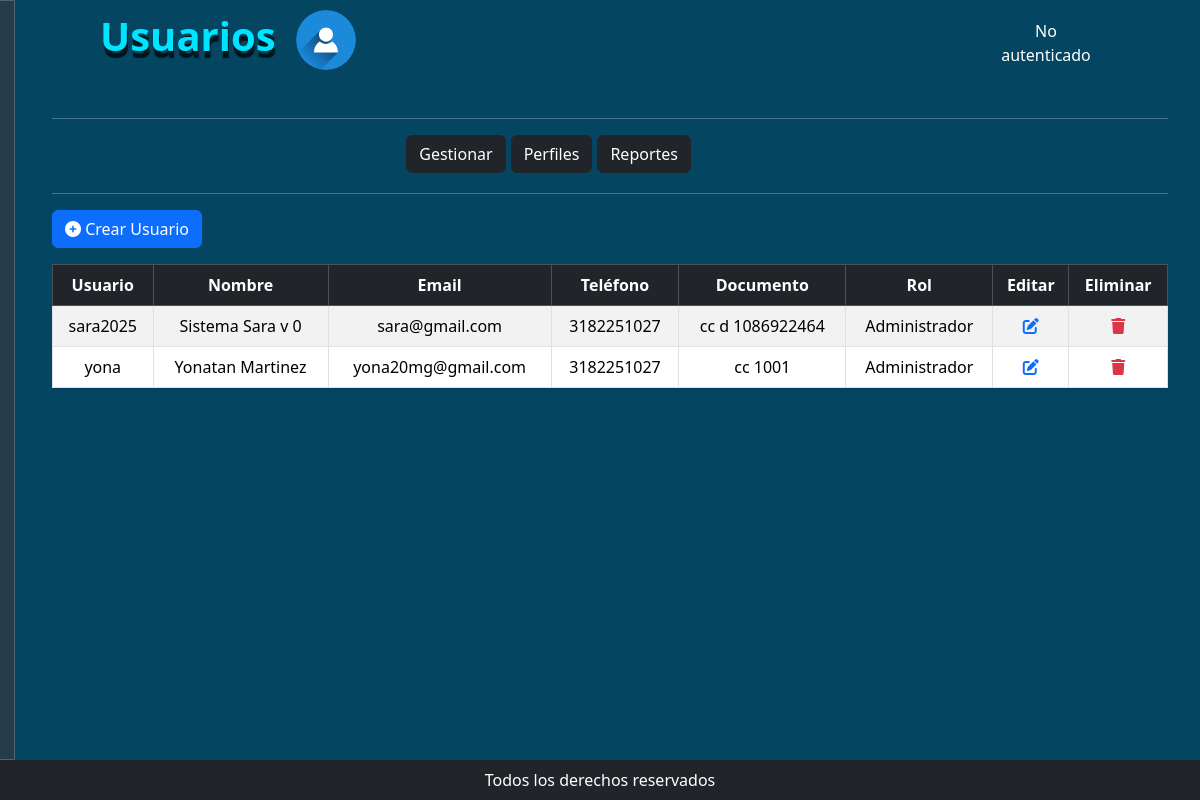
/usuarios/crear/, run on the app's committed database.
### usuarios/models.py (models this page shows, shortened)
class UsuarioPersonalizado(AbstractUser):
    ROLES = [
        ('Administrador', 'Administrador'),
        ('Secretaria', 'Secretaria'),
        ('Invitado', 'Invitado'),
        ('Visitante', 'Visitante'),
    ]
    telefono = models.CharField(max_length=20, blank=True, null=True)
    tipo_documento = models.CharField(max_length=15, blank=True, null=True)
    documento = models.CharField(max_length=20, blank=True, null=True, unique=True)
    rol = models.CharField(max_length=15, choices=ROLES)

### usuarios/views.py (the view)
# urls.py: path('crear/', views.crear_usuario, name='crear_usuario'),
def crear_usuario(request):
    if request.method == 'POST':
        form = UsuarioForm(request.POST)
        if form.is_valid():
            form.save()
            messages.success(request, 'Usuario creado exitosamente.')
            return redirect('usuarios')
        else:
            print(form.errors)  # 👈 Esto te mostrará los errores en la consola
            messages.error(request, 'Por favor corrige los errores.')
            return render(request, 'usuarios/usuarios.html', {
                'form': form,
                'usuarios': UsuarioPersonalizado.objects.all(),
                'mostrar_modal': True,
                'editando': False
            })
    else:
        form = UsuarioForm()
    return render(request, 'usuarios/usuarios.html', {
        'form': form,
        'usuarios': UsuarioPersonalizado.objects.all()
    })

### usuarios/context_processors.py (called while the page is built)
def es_admin(request):
    return {
        'es_admin': request.user.is_authenticated and (
            request.user.is_superuser or getattr(request.user, 'rol', '') == "Administrador"
        )
    }

### usuarios/templates/usuarios/usuarios.html (shortened to what this page needs)
{% extends "../layouts/base.html" %}
{%load static %}
{% load widget_tweaks %}
{% block cabecera_p %}
  Usuarios
  {% endblock %}
{% block cabecera_imagen %}
  <img src="{% static 'img/usuarios.svg' %}" class="img-plantilla" alt="" />
  {% endblock %}
{% block content %}
{% include 'layouts/submenu_usuarios.html' %}
<button class="btn btn-primary mb-3" data-bs-toggle="modal" data-bs-target="#usuarioModal">
  <i class="fas fa-plus-circle"></i> Crear Usuario
</button>
<div class="table-responsive">
  <table class="table table-bordered table-striped table-hover shadow-sm align-middle text-center">
    <thead class="table-dark">
      <tr>
        <th>Usuario</th>
        <th>Nombre</th>
        <th>Email</th>
        <th>Teléfono</th>
        <th>Documento</th>
        <th>Rol</th>
        <th>Editar</th>
        <th>Eliminar</th>
      </tr>
    </thead>
    <tbody>
      {% for u in usuarios %}
      <tr>
        <td>{{ u.username }}</td>
        <td>{{ u.first_name }} {{ u.last_name }}</td>
        <td>{{ u.email }}</td>
        <td>{{ u.telefono }}</td>
        <td>{{ u.tipo_documento }} {{ u.documento }}</td>
        <td>{{ u.rol }}</td>
        <td>
          <a href="{% url 'editar_usuario' u.id %}" class="text-primary">
            <i class="fa-solid fa-pen-to-square"></i>
          </a>
        </td>
        <td>
          <a href="{% url 'eliminar_usuario' u.id %}" class="text-danger">
            <i class="fa-solid fa-trash"></i>
          </a>
        </td>
      </tr>
      {% endfor %}
    </tbody>
  </table>
</div>
{% endblock %}

### static/css/styles.css (style rules this page uses)
* { padding: 0; margin: 0; box-sizing: border-box; }
body { background-color: #044662 !important; color: #ffffff; }
.text-danger { margin-top: 0.2rem; }
.img-plantilla { width: 60px; height: 60px; border-radius: 50%; margin-right: 25px; }

### data on the page
UsuarioPersonalizado: username "sara2025", first_name "Sistema", last_name "Sara v 0", email "sara@gmail.com", telefono "3182251027", tipo_documento "cc d", documento "1086922464", rol "Administrador"
UsuarioPersonalizado: username "yona", first_name "Yonatan", last_name "Martinez", email "yona20mg@gmail.com", telefono "3182251027", tipo_documento "cc", documento "1001", rol "Administrador"
